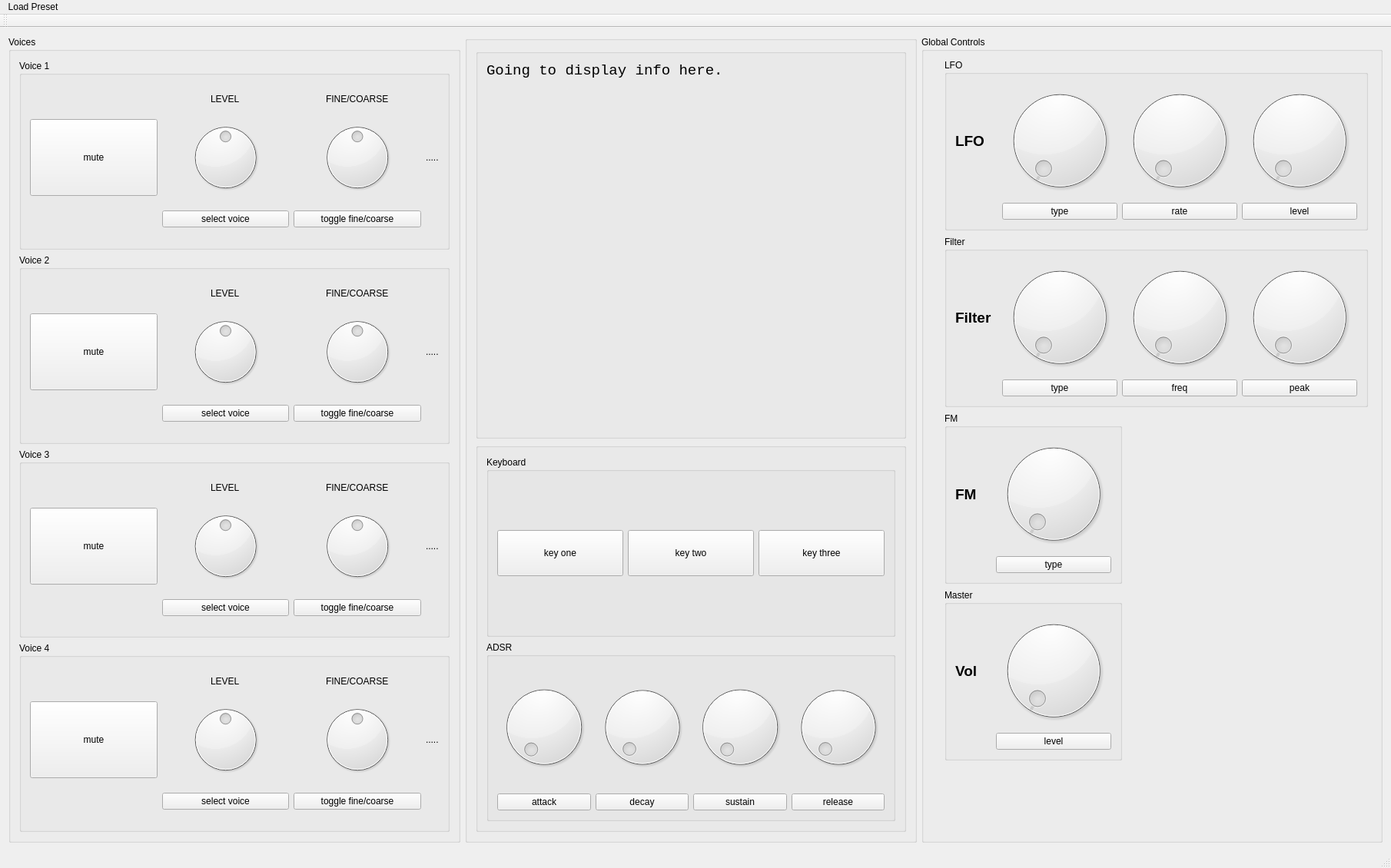
<?xml version="1.0" encoding="UTF-8"?>
<ui version="4.0">
 <class>MainWindow</class>
 <widget class="QMainWindow" name="MainWindow">
  <property name="geometry">
   <rect>
    <x>0</x>
    <y>0</y>
    <width>1810</width>
    <height>1130</height>
   </rect>
  </property>
  <property name="windowTitle">
   <string>MainWindow</string>
  </property>
  <widget class="QWidget" name="centralWidget">
   <layout class="QGridLayout" name="gridLayout_4">
    <item row="0" column="0">
     <widget class="QGroupBox" name="voices">
      <property name="title">
       <string>Voices</string>
      </property>
      <layout class="QGridLayout" name="gridLayout">
       <item row="0" column="0">
        <widget class="QGroupBox" name="voice1">
         <property name="title">
          <string>Voice 1</string>
         </property>
         <layout class="QGridLayout" name="gridLayout_2">
          <item row="1" column="1">
           <widget class="QDial" name="levelKnob_V1">
            <property name="sizePolicy">
             <sizepolicy hsizetype="Preferred" vsizetype="Preferred">
              <horstretch>0</horstretch>
              <verstretch>0</verstretch>
             </sizepolicy>
            </property>
            <property name="minimumSize">
             <size>
              <width>0</width>
              <height>0</height>
             </size>
            </property>
            <property name="minimum">
             <number>-100</number>
            </property>
            <property name="maximum">
             <number>100</number>
            </property>
            <property name="wrapping">
             <bool>true</bool>
            </property>
           </widget>
          </item>
          <item row="2" column="1">
           <widget class="QPushButton" name="levelButton_V1">
            <property name="sizePolicy">
             <sizepolicy hsizetype="Minimum" vsizetype="Fixed">
              <horstretch>0</horstretch>
              <verstretch>0</verstretch>
             </sizepolicy>
            </property>
            <property name="text">
             <string>select voice</string>
            </property>
           </widget>
          </item>
          <item row="0" column="1" alignment="Qt::AlignHCenter">
           <widget class="QLabel" name="levelLabel_V1">
            <property name="sizePolicy">
             <sizepolicy hsizetype="Preferred" vsizetype="Fixed">
              <horstretch>0</horstretch>
              <verstretch>0</verstretch>
             </sizepolicy>
            </property>
            <property name="text">
             <string>LEVEL</string>
            </property>
           </widget>
          </item>
          <item row="2" column="2">
           <widget class="QPushButton" name="fineCoarseButton_V1">
            <property name="text">
             <string>toggle fine/coarse</string>
            </property>
           </widget>
          </item>
          <item row="1" column="2">
           <widget class="QDial" name="fineCoarseKnob_V1">
            <property name="minimumSize">
             <size>
              <width>0</width>
              <height>0</height>
             </size>
            </property>
            <property name="minimum">
             <number>-100</number>
            </property>
            <property name="maximum">
             <number>100</number>
            </property>
           </widget>
          </item>
          <item row="1" column="0">
           <widget class="QPushButton" name="mute_V1">
            <property name="sizePolicy">
             <sizepolicy hsizetype="Minimum" vsizetype="Minimum">
              <horstretch>0</horstretch>
              <verstretch>0</verstretch>
             </sizepolicy>
            </property>
            <property name="text">
             <string>mute</string>
            </property>
           </widget>
          </item>
          <item row="0" column="2" alignment="Qt::AlignHCenter">
           <widget class="QLabel" name="fineCoarseLabel_V1">
            <property name="text">
             <string>FINE/COARSE</string>
            </property>
           </widget>
          </item>
          <item row="1" column="3">
           <widget class="QLabel" name="display_V1">
            <property name="sizePolicy">
             <sizepolicy hsizetype="Fixed" vsizetype="Fixed">
              <horstretch>0</horstretch>
              <verstretch>0</verstretch>
             </sizepolicy>
            </property>
            <property name="text">
             <string>.....</string>
            </property>
           </widget>
          </item>
         </layout>
        </widget>
       </item>
       <item row="3" column="0">
        <widget class="QGroupBox" name="voice3">
         <property name="title">
          <string>Voice 3</string>
         </property>
         <layout class="QGridLayout" name="gridLayout_5">
          <item row="2" column="2">
           <widget class="QPushButton" name="fineCoarseButton_V3">
            <property name="text">
             <string>toggle fine/coarse</string>
            </property>
           </widget>
          </item>
          <item row="2" column="1">
           <widget class="QPushButton" name="levelButton_V3">
            <property name="sizePolicy">
             <sizepolicy hsizetype="Minimum" vsizetype="Fixed">
              <horstretch>0</horstretch>
              <verstretch>0</verstretch>
             </sizepolicy>
            </property>
            <property name="text">
             <string>select voice</string>
            </property>
           </widget>
          </item>
          <item row="0" column="1" alignment="Qt::AlignHCenter">
           <widget class="QLabel" name="levelLabel_V3">
            <property name="sizePolicy">
             <sizepolicy hsizetype="Preferred" vsizetype="Fixed">
              <horstretch>0</horstretch>
              <verstretch>0</verstretch>
             </sizepolicy>
            </property>
            <property name="text">
             <string>LEVEL</string>
            </property>
           </widget>
          </item>
          <item row="1" column="2">
           <widget class="QDial" name="fineCoarseKnob_V3">
            <property name="minimumSize">
             <size>
              <width>0</width>
              <height>0</height>
             </size>
            </property>
            <property name="minimum">
             <number>-100</number>
            </property>
            <property name="maximum">
             <number>100</number>
            </property>
           </widget>
          </item>
          <item row="1" column="1">
           <widget class="QDial" name="levelKnob_V3">
            <property name="sizePolicy">
             <sizepolicy hsizetype="Preferred" vsizetype="Preferred">
              <horstretch>0</horstretch>
              <verstretch>0</verstretch>
             </sizepolicy>
            </property>
            <property name="minimumSize">
             <size>
              <width>0</width>
              <height>0</height>
             </size>
            </property>
            <property name="minimum">
             <number>-100</number>
            </property>
            <property name="maximum">
             <number>100</number>
            </property>
           </widget>
          </item>
          <item row="0" column="2" alignment="Qt::AlignHCenter">
           <widget class="QLabel" name="fineCoarseLabel_V3">
            <property name="text">
             <string>FINE/COARSE</string>
            </property>
           </widget>
          </item>
          <item row="1" column="3">
           <widget class="QLabel" name="display_V3">
            <property name="sizePolicy">
             <sizepolicy hsizetype="Fixed" vsizetype="Fixed">
              <horstretch>0</horstretch>
              <verstretch>0</verstretch>
             </sizepolicy>
            </property>
            <property name="text">
             <string>.....</string>
            </property>
           </widget>
          </item>
          <item row="1" column="0">
           <widget class="QPushButton" name="mute_V3">
            <property name="sizePolicy">
             <sizepolicy hsizetype="Minimum" vsizetype="Minimum">
              <horstretch>0</horstretch>
              <verstretch>0</verstretch>
             </sizepolicy>
            </property>
            <property name="text">
             <string>mute</string>
            </property>
           </widget>
          </item>
         </layout>
        </widget>
       </item>
       <item row="1" column="0">
        <widget class="QGroupBox" name="voice2">
         <property name="title">
          <string>Voice 2</string>
         </property>
         <layout class="QGridLayout" name="gridLayout_3">
          <item row="0" column="1" alignment="Qt::AlignHCenter">
           <widget class="QLabel" name="levelLabel_V2">
            <property name="sizePolicy">
             <sizepolicy hsizetype="Preferred" vsizetype="Fixed">
              <horstretch>0</horstretch>
              <verstretch>0</verstretch>
             </sizepolicy>
            </property>
            <property name="text">
             <string>LEVEL</string>
            </property>
           </widget>
          </item>
          <item row="2" column="2">
           <widget class="QPushButton" name="fineCoarseButton_V2">
            <property name="text">
             <string>toggle fine/coarse</string>
            </property>
           </widget>
          </item>
          <item row="1" column="2">
           <widget class="QDial" name="fineCoarseKnob_V2">
            <property name="minimumSize">
             <size>
              <width>0</width>
              <height>0</height>
             </size>
            </property>
            <property name="minimum">
             <number>-100</number>
            </property>
            <property name="maximum">
             <number>100</number>
            </property>
            <property name="singleStep">
             <number>1</number>
            </property>
           </widget>
          </item>
          <item row="1" column="3">
           <widget class="QLabel" name="display_V2">
            <property name="sizePolicy">
             <sizepolicy hsizetype="Fixed" vsizetype="Fixed">
              <horstretch>0</horstretch>
              <verstretch>0</verstretch>
             </sizepolicy>
            </property>
            <property name="text">
             <string>.....</string>
            </property>
           </widget>
          </item>
          <item row="2" column="1">
           <widget class="QPushButton" name="levelButton_V2">
            <property name="sizePolicy">
             <sizepolicy hsizetype="Minimum" vsizetype="Fixed">
              <horstretch>0</horstretch>
              <verstretch>0</verstretch>
             </sizepolicy>
            </property>
            <property name="text">
             <string>select voice</string>
            </property>
           </widget>
          </item>
          <item row="1" column="1">
           <widget class="QDial" name="levelKnob_V2">
            <property name="sizePolicy">
             <sizepolicy hsizetype="Preferred" vsizetype="Preferred">
              <horstretch>0</horstretch>
              <verstretch>0</verstretch>
             </sizepolicy>
            </property>
            <property name="minimumSize">
             <size>
              <width>0</width>
              <height>0</height>
             </size>
            </property>
            <property name="minimum">
             <number>-100</number>
            </property>
            <property name="maximum">
             <number>100</number>
            </property>
           </widget>
          </item>
          <item row="0" column="2" alignment="Qt::AlignHCenter">
           <widget class="QLabel" name="fineCoarseLabel_V2">
            <property name="text">
             <string>FINE/COARSE</string>
            </property>
           </widget>
          </item>
          <item row="1" column="0">
           <widget class="QPushButton" name="mute_V2">
            <property name="sizePolicy">
             <sizepolicy hsizetype="Minimum" vsizetype="Minimum">
              <horstretch>0</horstretch>
              <verstretch>0</verstretch>
             </sizepolicy>
            </property>
            <property name="text">
             <string>mute</string>
            </property>
           </widget>
          </item>
         </layout>
        </widget>
       </item>
       <item row="4" column="0">
        <widget class="QGroupBox" name="voice4">
         <property name="title">
          <string>Voice 4</string>
         </property>
         <layout class="QGridLayout" name="gridLayout_6">
          <item row="1" column="2">
           <widget class="QDial" name="fineCoarseKnob_V4">
            <property name="minimumSize">
             <size>
              <width>0</width>
              <height>0</height>
             </size>
            </property>
            <property name="minimum">
             <number>-100</number>
            </property>
            <property name="maximum">
             <number>100</number>
            </property>
           </widget>
          </item>
          <item row="2" column="2">
           <widget class="QPushButton" name="fineCoarseButton_V4">
            <property name="text">
             <string>toggle fine/coarse</string>
            </property>
           </widget>
          </item>
          <item row="0" column="1" alignment="Qt::AlignHCenter">
           <widget class="QLabel" name="levelLabel_V4">
            <property name="sizePolicy">
             <sizepolicy hsizetype="Preferred" vsizetype="Fixed">
              <horstretch>0</horstretch>
              <verstretch>0</verstretch>
             </sizepolicy>
            </property>
            <property name="text">
             <string>LEVEL</string>
            </property>
           </widget>
          </item>
          <item row="1" column="1">
           <widget class="QDial" name="levelKnob_V4">
            <property name="sizePolicy">
             <sizepolicy hsizetype="Preferred" vsizetype="Preferred">
              <horstretch>0</horstretch>
              <verstretch>0</verstretch>
             </sizepolicy>
            </property>
            <property name="minimumSize">
             <size>
              <width>0</width>
              <height>0</height>
             </size>
            </property>
            <property name="minimum">
             <number>-100</number>
            </property>
            <property name="maximum">
             <number>100</number>
            </property>
           </widget>
          </item>
          <item row="2" column="1">
           <widget class="QPushButton" name="levelButton_V4">
            <property name="sizePolicy">
             <sizepolicy hsizetype="Minimum" vsizetype="Fixed">
              <horstretch>0</horstretch>
              <verstretch>0</verstretch>
             </sizepolicy>
            </property>
            <property name="text">
             <string>select voice</string>
            </property>
           </widget>
          </item>
          <item row="0" column="2" alignment="Qt::AlignHCenter">
           <widget class="QLabel" name="fineCoarseLabel_V4">
            <property name="text">
             <string>FINE/COARSE</string>
            </property>
           </widget>
          </item>
          <item row="1" column="0">
           <widget class="QPushButton" name="mute_V4">
            <property name="sizePolicy">
             <sizepolicy hsizetype="Minimum" vsizetype="Minimum">
              <horstretch>0</horstretch>
              <verstretch>0</verstretch>
             </sizepolicy>
            </property>
            <property name="text">
             <string>mute</string>
            </property>
           </widget>
          </item>
          <item row="1" column="3">
           <widget class="QLabel" name="display_V4">
            <property name="sizePolicy">
             <sizepolicy hsizetype="Fixed" vsizetype="Fixed">
              <horstretch>0</horstretch>
              <verstretch>0</verstretch>
             </sizepolicy>
            </property>
            <property name="text">
             <string>.....</string>
            </property>
           </widget>
          </item>
         </layout>
        </widget>
       </item>
      </layout>
     </widget>
    </item>
    <item row="0" column="2">
     <widget class="QGroupBox" name="globalControls">
      <property name="minimumSize">
       <size>
        <width>600</width>
        <height>0</height>
       </size>
      </property>
      <property name="title">
       <string>Global Controls</string>
      </property>
      <widget class="QGroupBox" name="LFO">
       <property name="geometry">
        <rect>
         <x>30</x>
         <y>30</y>
         <width>551</width>
         <height>223</height>
        </rect>
       </property>
       <property name="title">
        <string>LFO</string>
       </property>
       <layout class="QGridLayout" name="gridLayout_9">
        <item row="0" column="0">
         <widget class="QLabel" name="LFOLabel">
          <property name="font">
           <font>
            <pointsize>14</pointsize>
            <weight>75</weight>
            <bold>true</bold>
           </font>
          </property>
          <property name="text">
           <string>LFO</string>
          </property>
         </widget>
        </item>
        <item row="0" column="1">
         <widget class="QDial" name="LFOTypeKnob">
          <property name="minimumSize">
           <size>
            <width>150</width>
            <height>150</height>
           </size>
          </property>
         </widget>
        </item>
        <item row="0" column="2">
         <widget class="QDial" name="LFORateKnob">
          <property name="minimumSize">
           <size>
            <width>150</width>
            <height>150</height>
           </size>
          </property>
         </widget>
        </item>
        <item row="1" column="1">
         <widget class="QPushButton" name="LFOTypeButton">
          <property name="sizePolicy">
           <sizepolicy hsizetype="Minimum" vsizetype="Fixed">
            <horstretch>0</horstretch>
            <verstretch>0</verstretch>
           </sizepolicy>
          </property>
          <property name="text">
           <string>type</string>
          </property>
         </widget>
        </item>
        <item row="1" column="2">
         <widget class="QPushButton" name="LFORateButton">
          <property name="sizePolicy">
           <sizepolicy hsizetype="Minimum" vsizetype="Fixed">
            <horstretch>0</horstretch>
            <verstretch>0</verstretch>
           </sizepolicy>
          </property>
          <property name="text">
           <string>rate</string>
          </property>
         </widget>
        </item>
        <item row="1" column="3">
         <widget class="QPushButton" name="LFOLevelButton">
          <property name="sizePolicy">
           <sizepolicy hsizetype="Minimum" vsizetype="Fixed">
            <horstretch>0</horstretch>
            <verstretch>0</verstretch>
           </sizepolicy>
          </property>
          <property name="text">
           <string>level</string>
          </property>
         </widget>
        </item>
        <item row="0" column="3">
         <widget class="QDial" name="LFOLevelKnob">
          <property name="minimumSize">
           <size>
            <width>150</width>
            <height>150</height>
           </size>
          </property>
         </widget>
        </item>
       </layout>
      </widget>
      <widget class="QGroupBox" name="filter">
       <property name="geometry">
        <rect>
         <x>30</x>
         <y>260</y>
         <width>551</width>
         <height>223</height>
        </rect>
       </property>
       <property name="title">
        <string>Filter</string>
       </property>
       <layout class="QGridLayout" name="gridLayout_10">
        <item row="0" column="0">
         <widget class="QLabel" name="filterLabel">
          <property name="font">
           <font>
            <pointsize>14</pointsize>
            <weight>75</weight>
            <bold>true</bold>
           </font>
          </property>
          <property name="text">
           <string>Filter</string>
          </property>
         </widget>
        </item>
        <item row="0" column="1">
         <widget class="QDial" name="filterTypeKnob">
          <property name="minimumSize">
           <size>
            <width>150</width>
            <height>150</height>
           </size>
          </property>
         </widget>
        </item>
        <item row="0" column="2">
         <widget class="QDial" name="filterFreqKnob">
          <property name="minimumSize">
           <size>
            <width>150</width>
            <height>150</height>
           </size>
          </property>
         </widget>
        </item>
        <item row="1" column="1">
         <widget class="QPushButton" name="filterTypeButton">
          <property name="sizePolicy">
           <sizepolicy hsizetype="Minimum" vsizetype="Fixed">
            <horstretch>0</horstretch>
            <verstretch>0</verstretch>
           </sizepolicy>
          </property>
          <property name="text">
           <string>type</string>
          </property>
         </widget>
        </item>
        <item row="1" column="2">
         <widget class="QPushButton" name="filterFreqButton">
          <property name="sizePolicy">
           <sizepolicy hsizetype="Minimum" vsizetype="Fixed">
            <horstretch>0</horstretch>
            <verstretch>0</verstretch>
           </sizepolicy>
          </property>
          <property name="text">
           <string>freq</string>
          </property>
         </widget>
        </item>
        <item row="1" column="3">
         <widget class="QPushButton" name="filterPeakButton">
          <property name="sizePolicy">
           <sizepolicy hsizetype="Minimum" vsizetype="Fixed">
            <horstretch>0</horstretch>
            <verstretch>0</verstretch>
           </sizepolicy>
          </property>
          <property name="text">
           <string>peak</string>
          </property>
         </widget>
        </item>
        <item row="0" column="3">
         <widget class="QDial" name="filerPeakKnob">
          <property name="minimumSize">
           <size>
            <width>150</width>
            <height>150</height>
           </size>
          </property>
         </widget>
        </item>
       </layout>
      </widget>
      <widget class="QGroupBox" name="FM">
       <property name="geometry">
        <rect>
         <x>30</x>
         <y>490</y>
         <width>231</width>
         <height>223</height>
        </rect>
       </property>
       <property name="title">
        <string>FM</string>
       </property>
       <layout class="QGridLayout" name="gridLayout_11">
        <item row="0" column="0">
         <widget class="QLabel" name="FMLabel">
          <property name="font">
           <font>
            <pointsize>14</pointsize>
            <weight>75</weight>
            <bold>true</bold>
           </font>
          </property>
          <property name="text">
           <string>FM</string>
          </property>
         </widget>
        </item>
        <item row="1" column="1">
         <widget class="QPushButton" name="FMTypeButton">
          <property name="sizePolicy">
           <sizepolicy hsizetype="Minimum" vsizetype="Fixed">
            <horstretch>0</horstretch>
            <verstretch>0</verstretch>
           </sizepolicy>
          </property>
          <property name="text">
           <string>type</string>
          </property>
         </widget>
        </item>
        <item row="0" column="1">
         <widget class="QDial" name="FMTypeKnob">
          <property name="minimumSize">
           <size>
            <width>150</width>
            <height>150</height>
           </size>
          </property>
         </widget>
        </item>
       </layout>
      </widget>
      <widget class="QGroupBox" name="volume">
       <property name="geometry">
        <rect>
         <x>30</x>
         <y>720</y>
         <width>231</width>
         <height>223</height>
        </rect>
       </property>
       <property name="title">
        <string>Master</string>
       </property>
       <layout class="QGridLayout" name="gridLayout_12">
        <item row="0" column="0">
         <widget class="QLabel" name="volumeLabel">
          <property name="font">
           <font>
            <pointsize>14</pointsize>
            <weight>75</weight>
            <bold>true</bold>
           </font>
          </property>
          <property name="text">
           <string>Vol</string>
          </property>
         </widget>
        </item>
        <item row="1" column="1">
         <widget class="QPushButton" name="volumeButton">
          <property name="sizePolicy">
           <sizepolicy hsizetype="Minimum" vsizetype="Fixed">
            <horstretch>0</horstretch>
            <verstretch>0</verstretch>
           </sizepolicy>
          </property>
          <property name="text">
           <string>level</string>
          </property>
         </widget>
        </item>
        <item row="0" column="1">
         <widget class="QDial" name="volumeKnob">
          <property name="minimumSize">
           <size>
            <width>150</width>
            <height>150</height>
           </size>
          </property>
         </widget>
        </item>
       </layout>
      </widget>
      <zorder>LFO</zorder>
      <zorder>filter</zorder>
      <zorder>FM</zorder>
      <zorder>volume</zorder>
      <zorder>middleBox</zorder>
     </widget>
    </item>
    <item row="0" column="1">
     <widget class="QGroupBox" name="middleBox">
      <property name="title">
       <string/>
      </property>
      <layout class="QGridLayout" name="gridLayout_15">
       <item row="0" column="0">
        <widget class="QGroupBox" name="infoDisplay">
         <property name="title">
          <string/>
         </property>
         <layout class="QGridLayout" name="gridLayout_8">
          <item row="0" column="0">
           <widget class="QLabel" name="infoLabel">
            <property name="font">
             <font>
              <family>Courier New</family>
              <pointsize>14</pointsize>
             </font>
            </property>
            <property name="text">
             <string>Going to display info here.</string>
            </property>
            <property name="alignment">
             <set>Qt::AlignLeading|Qt::AlignLeft|Qt::AlignTop</set>
            </property>
            <property name="wordWrap">
             <bool>true</bool>
            </property>
           </widget>
          </item>
         </layout>
        </widget>
       </item>
       <item row="1" column="0">
        <widget class="QGroupBox" name="groupBox">
         <property name="title">
          <string/>
         </property>
         <layout class="QGridLayout" name="gridLayout_13">
          <item row="0" column="0">
           <widget class="QGroupBox" name="keyBox">
            <property name="title">
             <string>Keyboard</string>
            </property>
            <layout class="QGridLayout" name="gridLayout_14">
             <item row="0" column="0">
              <widget class="QPushButton" name="key_1">
               <property name="minimumSize">
                <size>
                 <width>0</width>
                 <height>60</height>
                </size>
               </property>
               <property name="text">
                <string>key one</string>
               </property>
              </widget>
             </item>
             <item row="0" column="1">
              <widget class="QPushButton" name="key_2">
               <property name="minimumSize">
                <size>
                 <width>0</width>
                 <height>60</height>
                </size>
               </property>
               <property name="text">
                <string>key two</string>
               </property>
              </widget>
             </item>
             <item row="0" column="2">
              <widget class="QPushButton" name="key_3">
               <property name="minimumSize">
                <size>
                 <width>0</width>
                 <height>60</height>
                </size>
               </property>
               <property name="text">
                <string>key three</string>
               </property>
              </widget>
             </item>
            </layout>
           </widget>
          </item>
          <item row="1" column="0">
           <widget class="QGroupBox" name="ADSR">
            <property name="maximumSize">
             <size>
              <width>16777215</width>
              <height>400</height>
             </size>
            </property>
            <property name="title">
             <string>ADSR</string>
            </property>
            <layout class="QGridLayout" name="gridLayout_7">
             <item row="0" column="0">
              <widget class="QDial" name="attackKnob">
               <property name="minimumSize">
                <size>
                 <width>100</width>
                 <height>100</height>
                </size>
               </property>
              </widget>
             </item>
             <item row="0" column="1">
              <widget class="QDial" name="decayKnob">
               <property name="minimumSize">
                <size>
                 <width>100</width>
                 <height>100</height>
                </size>
               </property>
              </widget>
             </item>
             <item row="0" column="2">
              <widget class="QDial" name="sustainKnob">
               <property name="minimumSize">
                <size>
                 <width>100</width>
                 <height>100</height>
                </size>
               </property>
              </widget>
             </item>
             <item row="0" column="3">
              <widget class="QDial" name="releaseKnob">
               <property name="minimumSize">
                <size>
                 <width>100</width>
                 <height>100</height>
                </size>
               </property>
              </widget>
             </item>
             <item row="1" column="0">
              <widget class="QPushButton" name="attackButton">
               <property name="sizePolicy">
                <sizepolicy hsizetype="Minimum" vsizetype="Fixed">
                 <horstretch>0</horstretch>
                 <verstretch>0</verstretch>
                </sizepolicy>
               </property>
               <property name="text">
                <string>attack</string>
               </property>
              </widget>
             </item>
             <item row="1" column="1">
              <widget class="QPushButton" name="decayButton">
               <property name="sizePolicy">
                <sizepolicy hsizetype="Minimum" vsizetype="Fixed">
                 <horstretch>0</horstretch>
                 <verstretch>0</verstretch>
                </sizepolicy>
               </property>
               <property name="text">
                <string>decay</string>
               </property>
              </widget>
             </item>
             <item row="1" column="2">
              <widget class="QPushButton" name="sustainButton">
               <property name="sizePolicy">
                <sizepolicy hsizetype="Minimum" vsizetype="Fixed">
                 <horstretch>0</horstretch>
                 <verstretch>0</verstretch>
                </sizepolicy>
               </property>
               <property name="text">
                <string>sustain</string>
               </property>
              </widget>
             </item>
             <item row="1" column="3">
              <widget class="QPushButton" name="releaseButton">
               <property name="sizePolicy">
                <sizepolicy hsizetype="Minimum" vsizetype="Fixed">
                 <horstretch>0</horstretch>
                 <verstretch>0</verstretch>
                </sizepolicy>
               </property>
               <property name="text">
                <string>release</string>
               </property>
              </widget>
             </item>
            </layout>
           </widget>
          </item>
         </layout>
        </widget>
       </item>
      </layout>
     </widget>
    </item>
   </layout>
  </widget>
  <widget class="QMenuBar" name="menuBar">
   <property name="geometry">
    <rect>
     <x>0</x>
     <y>0</y>
     <width>1810</width>
     <height>24</height>
    </rect>
   </property>
   <widget class="QMenu" name="load_preset_menu">
    <property name="title">
     <string>Load Preset</string>
    </property>
   </widget>
   <addaction name="load_preset_menu"/>
  </widget>
  <widget class="QToolBar" name="mainToolBar">
   <attribute name="toolBarArea">
    <enum>TopToolBarArea</enum>
   </attribute>
   <attribute name="toolBarBreak">
    <bool>false</bool>
   </attribute>
  </widget>
  <widget class="QStatusBar" name="statusBar"/>
 </widget>
 <layoutdefault spacing="6" margin="11"/>
 <resources/>
 <connections/>
</ui>
